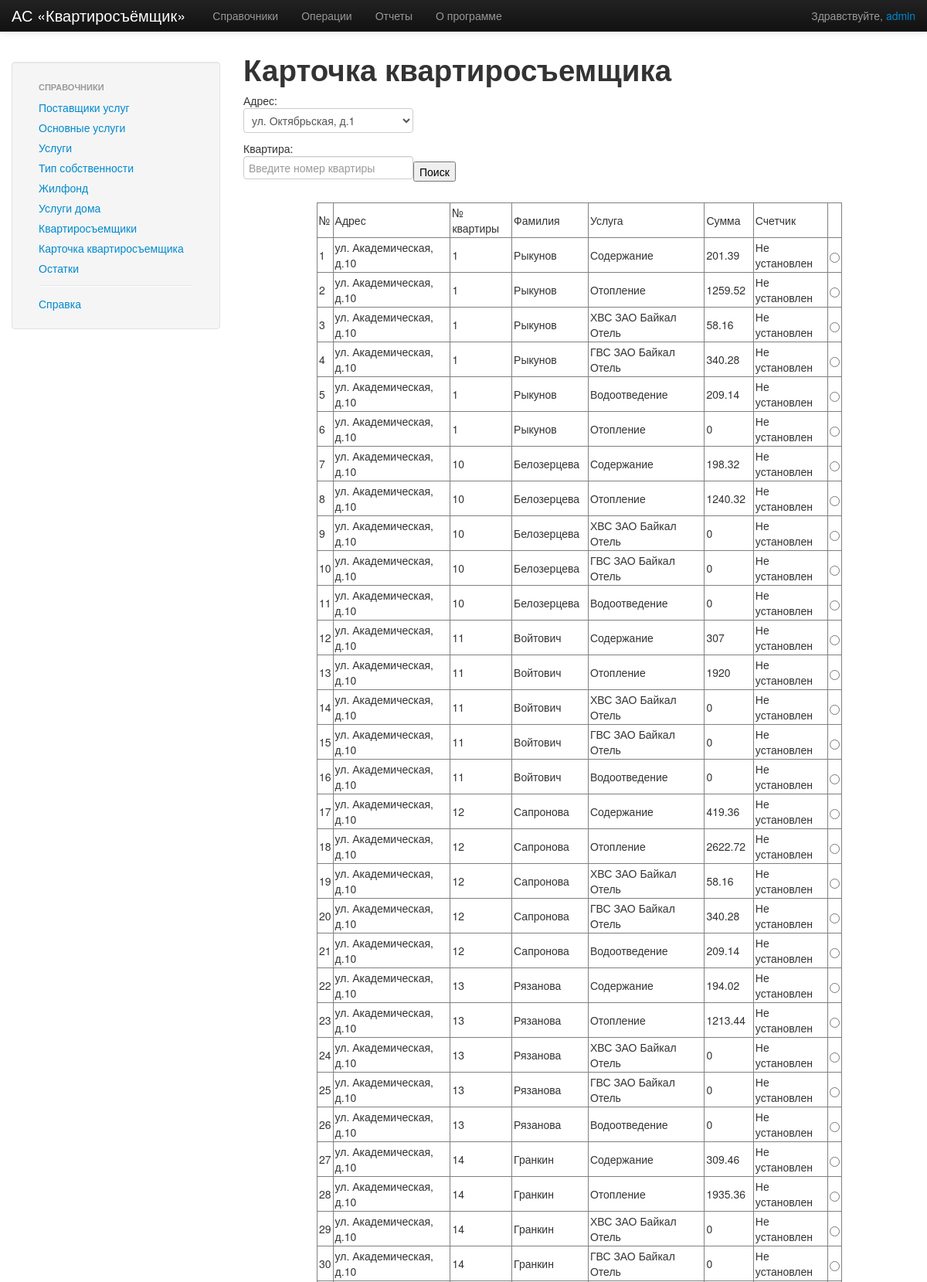
The page /index.php?page=spravochnik&db=tc (signed in, upper part) on the database its author committed.
### tables this page shows
CREATE TABLE IF NOT EXISTS `tenant_card` (
  `id_card` int(11) NOT NULL AUTO_INCREMENT,
  `id_service` int(11) NOT NULL,
  `id_tenant` int(11) NOT NULL,
  `amount` float NOT NULL,
  `counter` tinyint(1) NOT NULL COMMENT 'Счетчик',
  PRIMARY KEY (`id_card`),
  KEY `id_tenant` (`id_tenant`),
  KEY `id_service` (`id_service`)
);

CREATE TABLE IF NOT EXISTS `house` (
  `id_house` int(11) NOT NULL AUTO_INCREMENT,
  `adress` text NOT NULL,
  `full_adress` text NOT NULL,
  `quality_quarters` text NOT NULL,
  `quantity_flat` int(11) NOT NULL,
  `square` double(8,2) NOT NULL COMMENT 'Площадь всех помещений, включая общее имущество',
  PRIMARY KEY (`id_house`)
);

CREATE TABLE IF NOT EXISTS `the_tenant` (
  `id_tenant` int(11) NOT NULL,
  `number_flat` text NOT NULL,
  `surname` text NOT NULL,
  `name_tenant` text NOT NULL,
  `patronomic` text NOT NULL,
  `square` float NOT NULL,
  `quantity_of_lodger` int(11) NOT NULL,
  `quantity_registration` int(11) NOT NULL,
  `id_domain` int(11) NOT NULL,
  `id_house` int(11) NOT NULL,
  `living` tinyint(1) NOT NULL DEFAULT '1' COMMENT 'Жилое или нежилое',
  PRIMARY KEY (`id_tenant`),
  KEY `id_domain` (`id_domain`),
  KEY `id_house` (`id_house`)
);

CREATE TABLE IF NOT EXISTS `service` (
  `id_service` int(11) NOT NULL,
  `name_service` text NOT NULL,
  `price_for_1_sqr_metre_k1` float NOT NULL,
  `price_for_1_sqr_metre_k2` float NOT NULL,
  `price_for_1_people_k1` float NOT NULL,
  `price_for_1_people_k2` float NOT NULL,
  `id_company` int(11) NOT NULL,
  `id_gs` int(11) NOT NULL,
  `id_sertype` int(11) NOT NULL COMMENT 'Тип услуги',
  PRIMARY KEY (`id_service`),
  KEY `id_company` (`id_company`),
  KEY `id_gs` (`id_gs`),
  KEY `id_sertype` (`id_sertype`)
);

### sprav/tc.php (the view, shortened to what this page needs)
<?php
if ($_GET['db']=='tc') {
include_once __DIR__.'/../db.php';
$tc='';
if (!isset($_GET['action']))  {
    $tc.= showtable_tc($my);
}
}
function showtable_tc($my) {
$tc.= "<h1>Карточка квартиросъемщика</h1>";
if (!isset($_GET['check'])) {
$tc.= "Адрес:<br>" ;
$tc.= "<select id='tc_search_house' size=1>";
  $adr=$my->query('SELECT id_house, adress FROM  `house`');
  while (@$num=$adr->fetch_assoc()) {
    $tc.= "<option value=".$num['id_house'].">".$num['adress']."</option>";
  }
  $tc.= "</select><br>";
$tc.= "Квартира:<br>" ;
$tc.= "<input type='text' id='tc_search_kv' placeholder='Введите номер квартиры'>";
$tc.= "<button type=\"button\" id='tc_search'>Поиск</button> <br><br>" ;
}
  if (((!isset($_GET['tc_search_kv'])) && (!isset($_GET['check']))) || (($_GET['tc_search_kv'] == '') &&  (!isset($_GET['check']))))  {
	$q=$my->query('SELECT tc.*, h.adress, t.number_flat, t.surname, s.name_service FROM `tenant_card` tc join the_tenant t on t.id_tenant=tc.id_tenant join house h on h.id_house=t.id_house join service s on s.id_service=tc.id_service order by h.adress, t.number_flat LIMIT 50');
}
$tc.= "<form name='table' action='index.php' method='get'>";
$tc.= "<input type='hidden' name='page' value=".$_GET['page'].">";
$tc.= "<input type='hidden' name='db' value=".$_GET['db'].">";
$tc.= "<input type='hidden' name='action' value=edit.show>";
$tc.= "<table border=1 cellspacing=0 cellpadding=2 width=680 px align='center'>";
$tc.= "<tr>";
$tc.= " <td> №</td>";
$tc.= " <td> Адрес </td>";
$tc.= " <td> № квартиры </td>";
$tc.= " <td> Фамилия </td>";
$tc.= " <td> Услуга </td>";
$tc.= " <td> Сумма </td>";
$tc.= " <td> Счетчик </td>";
$tc.= "<td></td>";
$tc.= " </tr>";
 $summ=0;
    $k=1;
while (@$row=$q->fetch_assoc()) {
	$tc.= " <tr>";
	$tc.= "<td>".$k."</td>";
	$tc.= "<td>".$row['adress']."</td>";
  $tc.= "<td>".$row['number_flat']."</td>";
  $tc.= "<td>".$row['surname']."</td>";
  $tc.= "<td>".$row['name_service']."</td>";
  $tc.= "<td>".$row['amount']."</td>";
  if ($row['counter']==0) {
  $tc.= "<td>Не установлен</td>"; }
  else {$tc.= "<td>Установлен</td>";}
  if (!isset($_GET['check'])) {
	$tc.= "<td><input type='radio' name = 'check' value=".$row['id_card']."></td>";
  } else {
  $tc.= "<td><input type='radio' name = 'check' value=".$row['id_card']." checked></td>";
  }
	$tc.= " </tr>";
  $k++;
  $summ=$summ+$row['amount'];
}
	$tc.= " <tr>";
	$tc.= "<td></td>";
	$tc.= "<td></td>";
  $tc.= "<td></td>";
  $tc.= "<td></td>";
  $tc.= "<td>Итого</td>";
  $tc.= "<td>".$summ."</td>";
	$tc.= "<td></td>";
  $tc.= "<td></td>";
	$tc.= " </tr>";
$tc.= "</table>";
$tc.= "<br>";
if (!isset($_GET['action']) || ($_GET['action']=='cancel') || ($_GET['action']=='search')) {
    $tc.= "<button type=\"button\" id=\"tc_new\">Новая запись</button>" ;
    $tc.= "<button type=\"button\" id=\"tc_edit\">Редактировать запись</button>";
    $tc.= "<button type=\"button\" id=\"tc_del\">Удалить запись</button>";
  }
$tc.= "</form>";
return $tc;
}
?>

### css/application.css (style rules this page uses)
body { padding-top: 60px; padding-bottom: 40px; }
.subnav { margin-top: 20px; }

### rows shown on the page
tenant_card: house.adress "ул. Академическая, д.10", id_tenant.number_flat "1", id_tenant.surname "Рыкунов", id_service.name_service "Содержание", amount "201.39", counter "Не установлен"
tenant_card: house.adress "ул. Академическая, д.10", id_tenant.number_flat "1", id_tenant.surname "Рыкунов", id_service.name_service "Отопление", amount "1259.52", counter "Не установлен"
tenant_card: house.adress "ул. Академическая, д.10", id_tenant.number_flat "1", id_tenant.surname "Рыкунов", id_service.name_service "ХВС ЗАО Байкал Отель", amount "58.16", counter "Не установлен"
tenant_card: house.adress "ул. Академическая, д.10", id_tenant.number_flat "1", id_tenant.surname "Рыкунов", id_service.name_service "ГВС ЗАО Байкал Отель", amount "340.28", counter "Не установлен"
tenant_card: house.adress "ул. Академическая, д.10", id_tenant.number_flat "1", id_tenant.surname "Рыкунов", id_service.name_service "Водоотведение", amount "209.14", counter "Не установлен"
tenant_card: house.adress "ул. Академическая, д.10", id_tenant.number_flat "1", id_tenant.surname "Рыкунов", id_service.name_service "Отопление", amount "0", counter "Не установлен"
tenant_card: house.adress "ул. Академическая, д.10", id_tenant.number_flat "10", id_tenant.surname "Белозерцева", id_service.name_service "Содержание", amount "198.32", counter "Не установлен"
tenant_card: house.adress "ул. Академическая, д.10", id_tenant.number_flat "10", id_tenant.surname "Белозерцева", id_service.name_service "Отопление", amount "1240.32", counter "Не установлен"
tenant_card: house.adress "ул. Академическая, д.10", id_tenant.number_flat "10", id_tenant.surname "Белозерцева", id_service.name_service "ХВС ЗАО Байкал Отель", amount "0", counter "Не установлен"
tenant_card: house.adress "ул. Академическая, д.10", id_tenant.number_flat "10", id_tenant.surname "Белозерцева", id_service.name_service "ГВС ЗАО Байкал Отель", amount "0", counter "Не установлен"
tenant_card: house.adress "ул. Академическая, д.10", id_tenant.number_flat "10", id_tenant.surname "Белозерцева", id_service.name_service "Водоотведение", amount "0", counter "Не установлен"
tenant_card: house.adress "ул. Академическая, д.10", id_tenant.number_flat "11", id_tenant.surname "Войтович", id_service.name_service "Содержание", amount "307", counter "Не установлен"
tenant_card: house.adress "ул. Академическая, д.10", id_tenant.number_flat "11", id_tenant.surname "Войтович", id_service.name_service "Отопление", amount "1920", counter "Не установлен"
tenant_card: house.adress "ул. Академическая, д.10", id_tenant.number_flat "11", id_tenant.surname "Войтович", id_service.name_service "ХВС ЗАО Байкал Отель", amount "0", counter "Не установлен"
tenant_card: house.adress "ул. Академическая, д.10", id_tenant.number_flat "11", id_tenant.surname "Войтович", id_service.name_service "ГВС ЗАО Байкал Отель", amount "0", counter "Не установлен"
tenant_card: house.adress "ул. Академическая, д.10", id_tenant.number_flat "11", id_tenant.surname "Войтович", id_service.name_service "Водоотведение", amount "0", counter "Не установлен"
tenant_card: house.adress "ул. Академическая, д.10", id_tenant.number_flat "12", id_tenant.surname "Сапронова", id_service.name_service "Содержание", amount "419.36", counter "Не установлен"
tenant_card: house.adress "ул. Академическая, д.10", id_tenant.number_flat "12", id_tenant.surname "Сапронова", id_service.name_service "Отопление", amount "2622.72", counter "Не установлен"
tenant_card: house.adress "ул. Академическая, д.10", id_tenant.number_flat "12", id_tenant.surname "Сапронова", id_service.name_service "ХВС ЗАО Байкал Отель", amount "58.16", counter "Не установлен"
tenant_card: house.adress "ул. Академическая, д.10", id_tenant.number_flat "12", id_tenant.surname "Сапронова", id_service.name_service "ГВС ЗАО Байкал Отель", amount "340.28", counter "Не установлен"
tenant_card: house.adress "ул. Академическая, д.10", id_tenant.number_flat "12", id_tenant.surname "Сапронова", id_service.name_service "Водоотведение", amount "209.14", counter "Не установлен"
tenant_card: house.adress "ул. Академическая, д.10", id_tenant.number_flat "13", id_tenant.surname "Рязанова", id_service.name_service "Содержание", amount "194.02", counter "Не установлен"
tenant_card: house.adress "ул. Академическая, д.10", id_tenant.number_flat "13", id_tenant.surname "Рязанова", id_service.name_service "Отопление", amount "1213.44", counter "Не установлен"
tenant_card: house.adress "ул. Академическая, д.10", id_tenant.number_flat "13", id_tenant.surname "Рязанова", id_service.name_service "ХВС ЗАО Байкал Отель", amount "0", counter "Не установлен"
tenant_card: house.adress "ул. Академическая, д.10", id_tenant.number_flat "13", id_tenant.surname "Рязанова", id_service.name_service "ГВС ЗАО Байкал Отель", amount "0", counter "Не установлен"
tenant_card: house.adress "ул. Академическая, д.10", id_tenant.number_flat "13", id_tenant.surname "Рязанова", id_service.name_service "Водоотведение", amount "0", counter "Не установлен"
tenant_card: house.adress "ул. Академическая, д.10", id_tenant.number_flat "14", id_tenant.surname "Гранкин", id_service.name_service "Содержание", amount "309.46", counter "Не установлен"
tenant_card: house.adress "ул. Академическая, д.10", id_tenant.number_flat "14", id_tenant.surname "Гранкин", id_service.name_service "Отопление", amount "1935.36", counter "Не установлен"
tenant_card: house.adress "ул. Академическая, д.10", id_tenant.number_flat "14", id_tenant.surname "Гранкин", id_service.name_service "ХВС ЗАО Байкал Отель", amount "0", counter "Не установлен"
tenant_card: house.adress "ул. Академическая, д.10", id_tenant.number_flat "14", id_tenant.surname "Гранкин", id_service.name_service "ГВС ЗАО Байкал Отель", amount "0", counter "Не установлен"

### other values the page prints
$_SESSION['login'] "admin"
form field value "ул. Октябрьская, д.1"
